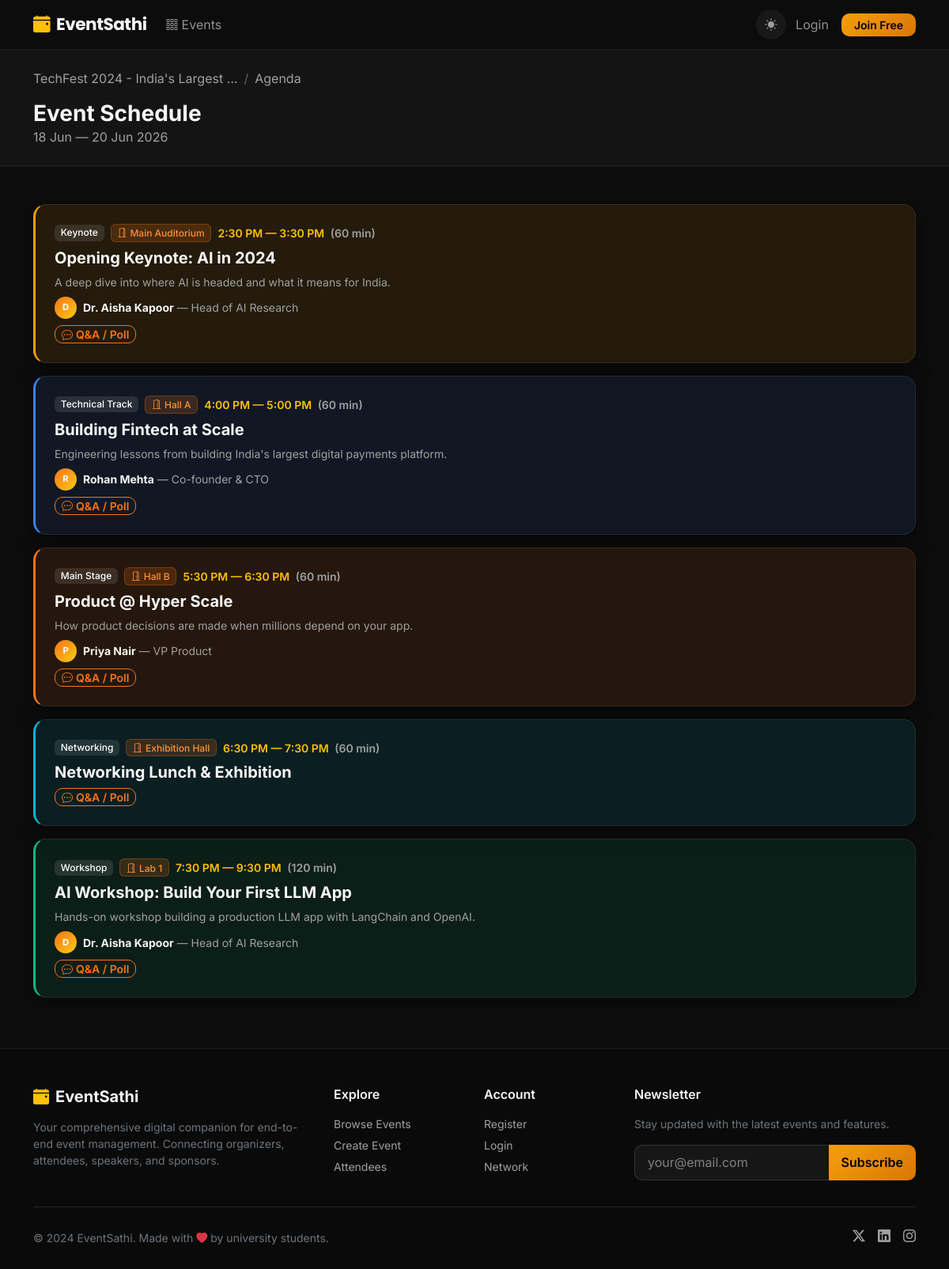
/events/techfest-2024/agenda/, run on the app's committed database.
### events/models.py (models this page shows, shortened)
class Event(models.Model):
    STATUS_CHOICES = [
        ('draft', 'Draft'),
        ('published', 'Published'),
        ('ongoing', 'Ongoing'),
        ('completed', 'Completed'),
        ('cancelled', 'Cancelled'),
    ]
    CATEGORY_CHOICES = [
        ('conference', 'Conference'),
        ('workshop', 'Workshop'),
        ('seminar', 'Seminar'),
        ('webinar', 'Webinar'),
        ('hackathon', 'Hackathon'),
        ('cultural', 'Cultural'),
        ('sports', 'Sports'),
        ('networking', 'Networking'),
        ('other', 'Other'),
    ]
    organizer = models.ForeignKey(User, on_delete=models.CASCADE, related_name='organized_events')
    title = models.CharField(max_length=300)
    slug = models.SlugField(max_length=300, unique=True)
    description = models.TextField()
    category = models.CharField(max_length=50, choices=CATEGORY_CHOICES, default='conference')
    banner = models.ImageField(upload_to='event_banners/', blank=True, null=True)
    start_date = models.DateTimeField()
    end_date = models.DateTimeField()
    registration_start = models.DateTimeField(blank=True, null=True)
    registration_end = models.DateTimeField(blank=True, null=True)
    venue = models.CharField(max_length=300)
    city = models.CharField(max_length=100)
    is_virtual = models.BooleanField(default=False)
    virtual_link = models.URLField(blank=True)
    max_capacity = models.PositiveIntegerField(default=100)
    status = models.CharField(max_length=20, choices=STATUS_CHOICES, default='published')
    is_featured = models.BooleanField(default=False)
    tags = models.CharField(max_length=500, blank=True)
    created_at = models.DateTimeField(auto_now_add=True)
    updated_at = models.DateTimeField(auto_now=True)
    class Meta:
        ordering = ['-start_date']

class EventSession(models.Model):
    TRACK_CHOICES = [
        ('main', 'Main Stage'),
        ('technical', 'Technical Track'),
        ('workshop', 'Workshop'),
        ('keynote', 'Keynote'),
        ('panel', 'Panel Discussion'),
        ('networking', 'Networking'),
        ('break', 'Break'),
    ]
    event = models.ForeignKey(Event, on_delete=models.CASCADE, related_name='sessions')
    title = models.CharField(max_length=300)
    description = models.TextField(blank=True)
    speaker = models.ForeignKey(Speaker, on_delete=models.SET_NULL, null=True, blank=True, related_name='sessions')
    track = models.CharField(max_length=50, choices=TRACK_CHOICES, default='main')
    room = models.CharField(max_length=100, blank=True)
    start_time = models.DateTimeField()
    end_time = models.DateTimeField()
    max_capacity = models.PositiveIntegerField(default=0)
    stream_url = models.URLField(blank=True)
    is_recorded = models.BooleanField(default=False)
    recording_url = models.URLField(blank=True)
    order = models.PositiveIntegerField(default=0)
    class Meta:
        ordering = ['start_time', 'order']
    def duration_minutes(self):
        delta = self.end_time - self.start_time
        return int(delta.total_seconds() / 60)

class Speaker(models.Model):
    event = models.ForeignKey(Event, on_delete=models.CASCADE, related_name='speakers')
    user = models.ForeignKey(User, on_delete=models.SET_NULL, null=True, blank=True, related_name='speaker_profiles')
    name = models.CharField(max_length=200)
    designation = models.CharField(max_length=200)
    organization = models.CharField(max_length=200, blank=True)
    bio = models.TextField()
    photo = models.ImageField(upload_to='speaker_photos/', blank=True, null=True)
    abstract = models.TextField(blank=True)
    linkedin = models.URLField(blank=True)
    twitter = models.URLField(blank=True)
    website = models.URLField(blank=True)

### events/views.py (the view, shortened to what this page needs)
# urls.py: path('<slug:slug>/agenda/', views.event_agenda, name='event_agenda'),
def event_agenda(request, slug):
    event = get_object_or_404(Event, slug=slug)
    sessions = event.sessions.all().order_by('start_time')
    favorite_ids = set()
    if request.user.is_authenticated:
        favorite_ids = set(FavoriteSession.objects.filter(user=request.user, session__event=event).values_list('session_id', flat=True))
    tracks = sessions.values_list('track', flat=True).distinct()
    return render(request, 'events/event_agenda.html', {
        'event': event, 'sessions': sessions, 'favorite_ids': favorite_ids, 'tracks': tracks
    })

### templates/events/event_agenda.html (shortened to what this page needs)
{% extends 'base.html' %}
{% block content %}
<div class="py-4" style="background:var(--es-dark-2);border-bottom:1px solid var(--es-border);">
    <div class="container">
        <nav aria-label="breadcrumb" class="mb-2">
            <ol class="breadcrumb small">
                <li class="breadcrumb-item"><a href="{% url 'event_detail' event.slug %}" class="text-muted text-decoration-none">{{ event.title|truncatewords:5 }}</a></li>
                <li class="breadcrumb-item active text-muted">Agenda</li>
            </ol>
        </nav>
        <h3 class="fw-bold mb-0">Event Schedule</h3>
        <p class="text-muted mb-0">{{ event.start_date|date:"d M" }} — {{ event.end_date|date:"d M Y" }}</p>
    </div>
</div>
<div class="container py-5">
    {% if sessions %}
    <div class="timeline">
        {% for session in sessions %}
        <div class="card mb-3 p-4 track-{{ session.track }} session-item {% if session.id in favorite_ids %}is-favorite{% endif %}"
             data-track="{{ session.track }}" data-favorite="{% if session.id in favorite_ids %}true{% else %}false{% endif %}">
            <div class="d-flex justify-content-between align-items-start flex-wrap gap-3">
                <div class="flex-grow-1">
                    <div class="d-flex align-items-center gap-2 mb-2 flex-wrap">
                        <span class="badge" style="background:rgba(255,255,255,0.1);font-size:0.75rem;">{{ session.get_track_display }}</span>
                        {% if session.room %}<span class="badge badge-category" style="font-size:0.75rem;"><i class="bi bi-door-open me-1"></i>{{ session.room }}</span>{% endif %}
                        <span class="text-warning fw-semibold small">
                            {{ session.start_time|date:"g:i A" }} — {{ session.end_time|date:"g:i A" }}
                            <span class="text-muted ms-1">({{ session.duration_minutes }} min)</span>
                        </span>
                    </div>
                    <h5 class="fw-bold mb-2">
                        <a href="{% url 'session_detail' event.slug session.id %}" class="text-white text-decoration-none">{{ session.title }}</a>
                    </h5>
                    {% if session.description %}
                    <p class="text-muted small mb-2">{{ session.description|truncatewords:25 }}</p>
                    {% endif %}
                    {% if session.speaker %}
                    <div class="d-flex align-items-center gap-2">
                        <div class="avatar-sm" style="width:28px;height:28px;font-size:0.7rem;">{{ session.speaker.name|first|upper }}</div>
                        <small class="text-muted"><strong class="text-white">{{ session.speaker.name }}</strong> — {{ session.speaker.designation }}</small>
                    </div>
                    {% endif %}
                    <div class="d-flex gap-2 mt-2">
                        <a href="{% url 'session_detail' event.slug session.id %}" class="btn btn-sm btn-outline-primary py-0 px-2"><i class="bi bi-chat-dots me-1"></i>Q&A / Poll</a>
                    </div>
                </div>
            </div>
        </div>
        {% endfor %}
    </div>
    {% else %}
    <div class="text-center py-5">
        <i class="bi bi-calendar-x fs-1 text-muted mb-3 d-block"></i>
        <h6 class="fw-bold">No sessions scheduled yet</h6>
        <p class="text-muted small">Check back closer to the event date.</p>
    </div>
    {% endif %}
</div>
{% endblock %}

### static/css/style.css (style rules this page uses)
:root, [data-theme="dark"] { --es-primary: #f97316; --es-primary-dark: #ea580c; --es-primary-light: #fb923c; --es-secondary: #facc15; --es-accent-cyan: #06b6d4; --es-accent-pink: #ec4899; --es-accent-green: #10b981; --es-dark: #0d0d0d; --es-dark-2: #141414; --es-dark-3: #1a1a1a; --es-card-bg: #1e1e1e; --es-card-hover: #252525; --es-border: rgba(255,255,255,0.08); --es-border-strong: rgba(255,255,255,0.16); --es-text: #f5f5f5; --es-text-muted: #a0a0a0; --es-text-subtle: #606060; --es-radius: 16px; --es-radius-sm: 10px; --es-nav-bg: rgba(13,13,13,0.93); --es-nav-border: rgba(255,255,255,0.07); --es-input-bg: rgba(255,255,255,0.05); --es-input-border: rgba(255,255,255,0.12); --es-input-color: #f5f5f5; --es-dd-bg: #222222; --es-dd-hover: rgba(249,115,22,0.12); --es-footer-bg: #0a0a0a; --es-shadow-card: 0 4px 24px rgba(0,0,0,0.5); --es-shadow-hover: 0 20px 50px rgba(249,115,22,0.2); --es-shadow-btn: 0 8px 24px rgba(249,115,22,0.45); color-scheme: dark; }
* { box-sizing: border-box; }
body { font-family: 'Inter', sans-serif; background: var(--es-dark); color: var(--es-text); min-height: 100vh; display: flex; flex-direction: column; transition: background 0.25s, color 0.25s; }
.avatar-sm { width: 32px; height: 32px; background: linear-gradient(135deg, var(--es-primary), var(--es-secondary)); border-radius: 50%; display: flex; align-items: center; justify-content: center; font-size: 12px; font-weight: 700; color: white; flex-shrink: 0; }
.card { background: var(--es-card-bg); border: 1px solid var(--es-border); border-radius: var(--es-radius); color: var(--es-text); box-shadow: var(--es-shadow-card); transition: background 0.25s, border-color 0.2s, box-shadow 0.2s, transform 0.2s; }
.btn-outline-primary { border: 1.5px solid var(--es-primary); color: var(--es-primary); border-radius: var(--es-radius-sm); font-weight: 600; transition: all 0.2s; background: transparent; }
.badge { font-weight: 500; border-radius: 6px; }
.badge-category { background: rgba(249,115,22,0.18); color: var(--es-primary-light); border: 1px solid rgba(249,115,22,0.28); }
.track-keynote { background: rgba(245,158,11,0.1); border-left: 3px solid #f59e0b; }
.track-main { background: rgba(249,115,22,0.10); border-left: 3px solid var(--es-primary); }
.track-technical { background: rgba(59,130,246,0.1); border-left: 3px solid #3b82f6; }
.track-workshop { background: rgba(16,185,129,0.1); border-left: 3px solid #10b981; }
.track-networking { background: rgba(6,182,212,0.1); border-left: 3px solid #06b6d4; }
.text-muted { color: var(--es-text-muted) !important; }
.text-white { color: var(--es-text) !important; }
.breadcrumb-item.active { color: var(--es-text-muted); }
.breadcrumb-item + .breadcrumb-item::before { color: var(--es-text-subtle); }
*, *::before, *::after { transition: background-color 0.25s, border-color 0.2s, color 0.2s; }
.event-card, .btn, .nav-link, .dropdown-item { transition: all 0.2s !important; }

### data on the page
Event: title "TechFest 2024 - India's Largest …", start_date "18 Jun", end_date "20 Jun 2026"
EventSession: track "Keynote", room "Main Auditorium", start_time "2:30 PM", end_time "3:30 PM", duration_minutes "60", title "Opening Keynote: AI in 2024", description "A deep dive into where AI is headed and what it means for India.", speaker.name|first "D", speaker.name "Dr. Aisha Kapoor", speaker.designation "Head of AI Research"
EventSession: track "Technical Track", room "Hall A", start_time "4:00 PM", end_time "5:00 PM", duration_minutes "60", title "Building Fintech at Scale", description "Engineering lessons from building India's largest digital payments platform.", speaker.name|first "R", speaker.name "Rohan Mehta", speaker.designation "Co-founder & CTO"
EventSession: track "Main Stage", room "Hall B", start_time "5:30 PM", end_time "6:30 PM", duration_minutes "60", title "Product @ Hyper Scale", description "How product decisions are made when millions depend on your app.", speaker.name|first "P", speaker.name "Priya Nair", speaker.designation "VP Product"
EventSession: track "Networking", room "Exhibition Hall", start_time "6:30 PM", end_time "7:30 PM", duration_minutes "60", title "Networking Lunch & Exhibition"
EventSession: track "Workshop", room "Lab 1", start_time "7:30 PM", end_time "9:30 PM", duration_minutes "120", title "AI Workshop: Build Your First LLM App", description "Hands-on workshop building a production LLM app with LangChain and OpenAI.", speaker.name|first "D", speaker.name "Dr. Aisha Kapoor", speaker.designation "Head of AI Research"
